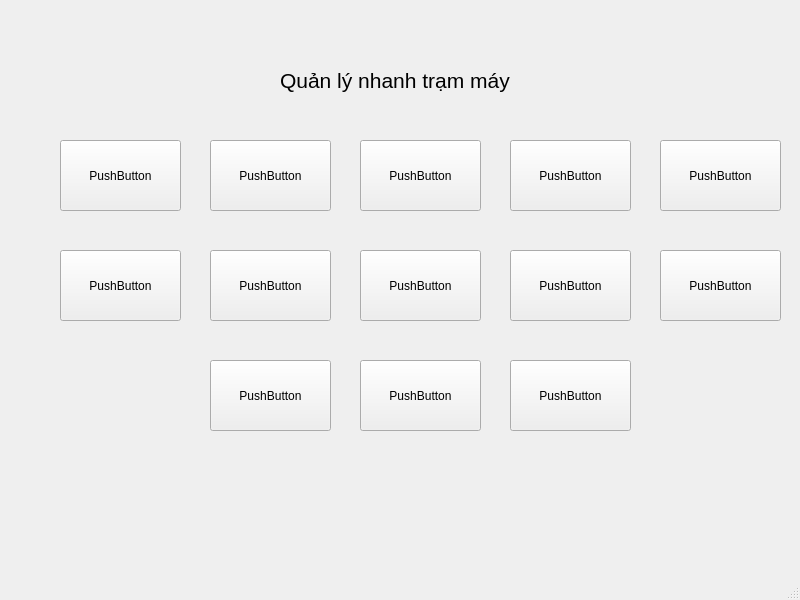
<?xml version="1.0" encoding="UTF-8"?>
<ui version="4.0">
 <class>MainWindow</class>
 <widget class="QMainWindow" name="MainWindow">
  <property name="geometry">
   <rect>
    <x>0</x>
    <y>0</y>
    <width>800</width>
    <height>600</height>
   </rect>
  </property>
  <property name="windowTitle">
   <string>MainWindow</string>
  </property>
  <widget class="QWidget" name="centralwidget">
   <widget class="QLabel" name="label">
    <property name="geometry">
     <rect>
      <x>280</x>
      <y>50</y>
      <width>281</width>
      <height>61</height>
     </rect>
    </property>
    <property name="font">
     <font>
      <pointsize>16</pointsize>
     </font>
    </property>
    <property name="text">
     <string>Quản lý nhanh trạm máy</string>
    </property>
   </widget>
   <widget class="QPushButton" name="pushButton">
    <property name="geometry">
     <rect>
      <x>60</x>
      <y>140</y>
      <width>121</width>
      <height>71</height>
     </rect>
    </property>
    <property name="text">
     <string>PushButton</string>
    </property>
   </widget>
   <widget class="QPushButton" name="pushButton_2">
    <property name="geometry">
     <rect>
      <x>210</x>
      <y>140</y>
      <width>121</width>
      <height>71</height>
     </rect>
    </property>
    <property name="text">
     <string>PushButton</string>
    </property>
   </widget>
   <widget class="QPushButton" name="pushButton_3">
    <property name="geometry">
     <rect>
      <x>510</x>
      <y>140</y>
      <width>121</width>
      <height>71</height>
     </rect>
    </property>
    <property name="text">
     <string>PushButton</string>
    </property>
   </widget>
   <widget class="QPushButton" name="pushButton_4">
    <property name="geometry">
     <rect>
      <x>360</x>
      <y>140</y>
      <width>121</width>
      <height>71</height>
     </rect>
    </property>
    <property name="text">
     <string>PushButton</string>
    </property>
   </widget>
   <widget class="QPushButton" name="pushButton_6">
    <property name="geometry">
     <rect>
      <x>660</x>
      <y>140</y>
      <width>121</width>
      <height>71</height>
     </rect>
    </property>
    <property name="text">
     <string>PushButton</string>
    </property>
   </widget>
   <widget class="QPushButton" name="pushButton_7">
    <property name="geometry">
     <rect>
      <x>660</x>
      <y>250</y>
      <width>121</width>
      <height>71</height>
     </rect>
    </property>
    <property name="text">
     <string>PushButton</string>
    </property>
   </widget>
   <widget class="QPushButton" name="pushButton_8">
    <property name="geometry">
     <rect>
      <x>210</x>
      <y>250</y>
      <width>121</width>
      <height>71</height>
     </rect>
    </property>
    <property name="text">
     <string>PushButton</string>
    </property>
   </widget>
   <widget class="QPushButton" name="pushButton_9">
    <property name="geometry">
     <rect>
      <x>360</x>
      <y>250</y>
      <width>121</width>
      <height>71</height>
     </rect>
    </property>
    <property name="text">
     <string>PushButton</string>
    </property>
   </widget>
   <widget class="QPushButton" name="pushButton_10">
    <property name="geometry">
     <rect>
      <x>60</x>
      <y>250</y>
      <width>121</width>
      <height>71</height>
     </rect>
    </property>
    <property name="text">
     <string>PushButton</string>
    </property>
   </widget>
   <widget class="QPushButton" name="pushButton_11">
    <property name="geometry">
     <rect>
      <x>510</x>
      <y>250</y>
      <width>121</width>
      <height>71</height>
     </rect>
    </property>
    <property name="text">
     <string>PushButton</string>
    </property>
   </widget>
   <widget class="QPushButton" name="pushButton_12">
    <property name="geometry">
     <rect>
      <x>510</x>
      <y>360</y>
      <width>121</width>
      <height>71</height>
     </rect>
    </property>
    <property name="text">
     <string>PushButton</string>
    </property>
   </widget>
   <widget class="QPushButton" name="pushButton_13">
    <property name="geometry">
     <rect>
      <x>210</x>
      <y>360</y>
      <width>121</width>
      <height>71</height>
     </rect>
    </property>
    <property name="text">
     <string>PushButton</string>
    </property>
   </widget>
   <widget class="QPushButton" name="pushButton_14">
    <property name="geometry">
     <rect>
      <x>360</x>
      <y>360</y>
      <width>121</width>
      <height>71</height>
     </rect>
    </property>
    <property name="text">
     <string>PushButton</string>
    </property>
   </widget>
  </widget>
  <widget class="QMenuBar" name="menubar">
   <property name="geometry">
    <rect>
     <x>0</x>
     <y>0</y>
     <width>800</width>
     <height>21</height>
    </rect>
   </property>
  </widget>
  <widget class="QStatusBar" name="statusbar"/>
 </widget>
 <resources/>
 <connections/>
</ui>
